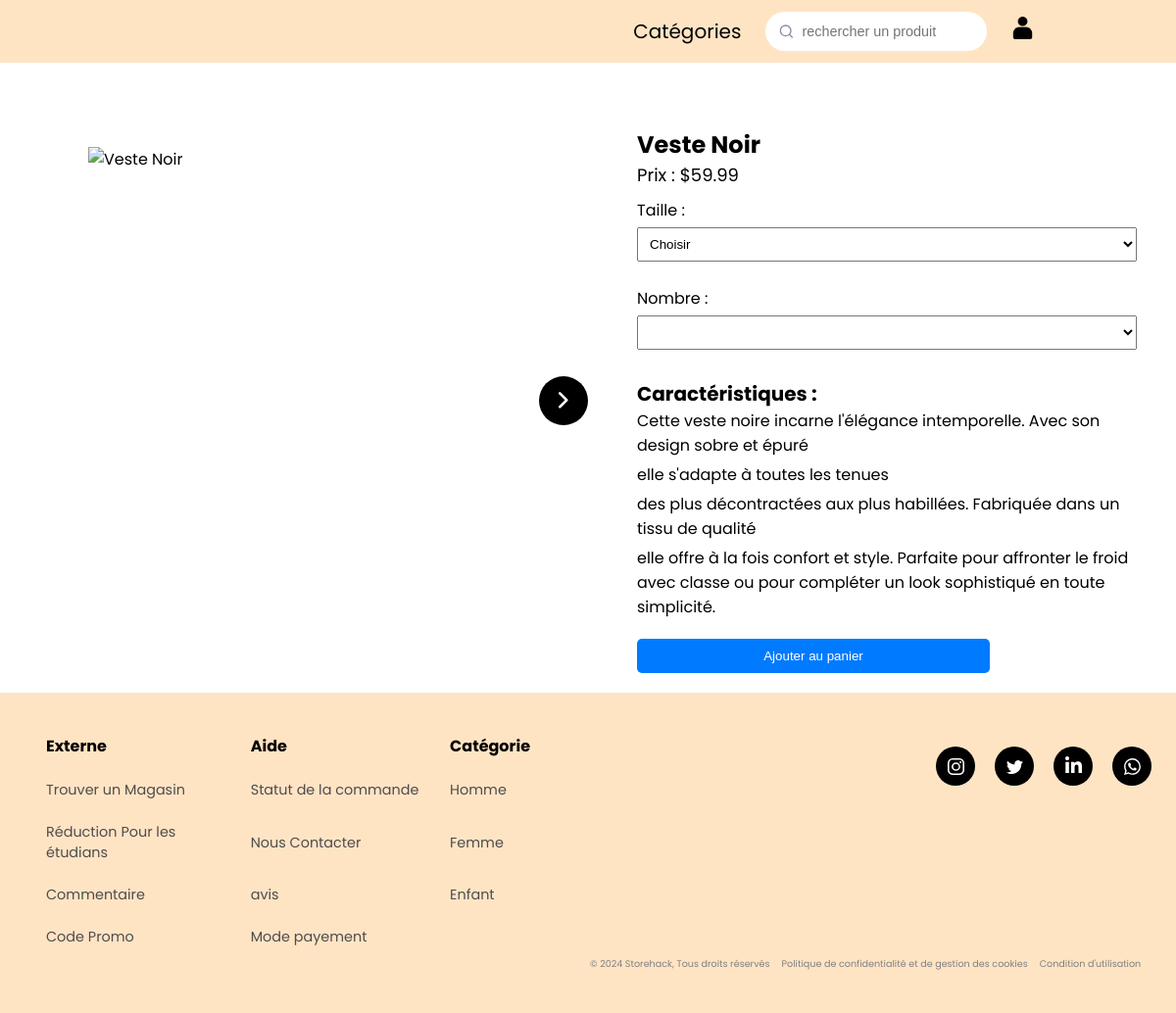
The app's page /description.php?id=5, older data.
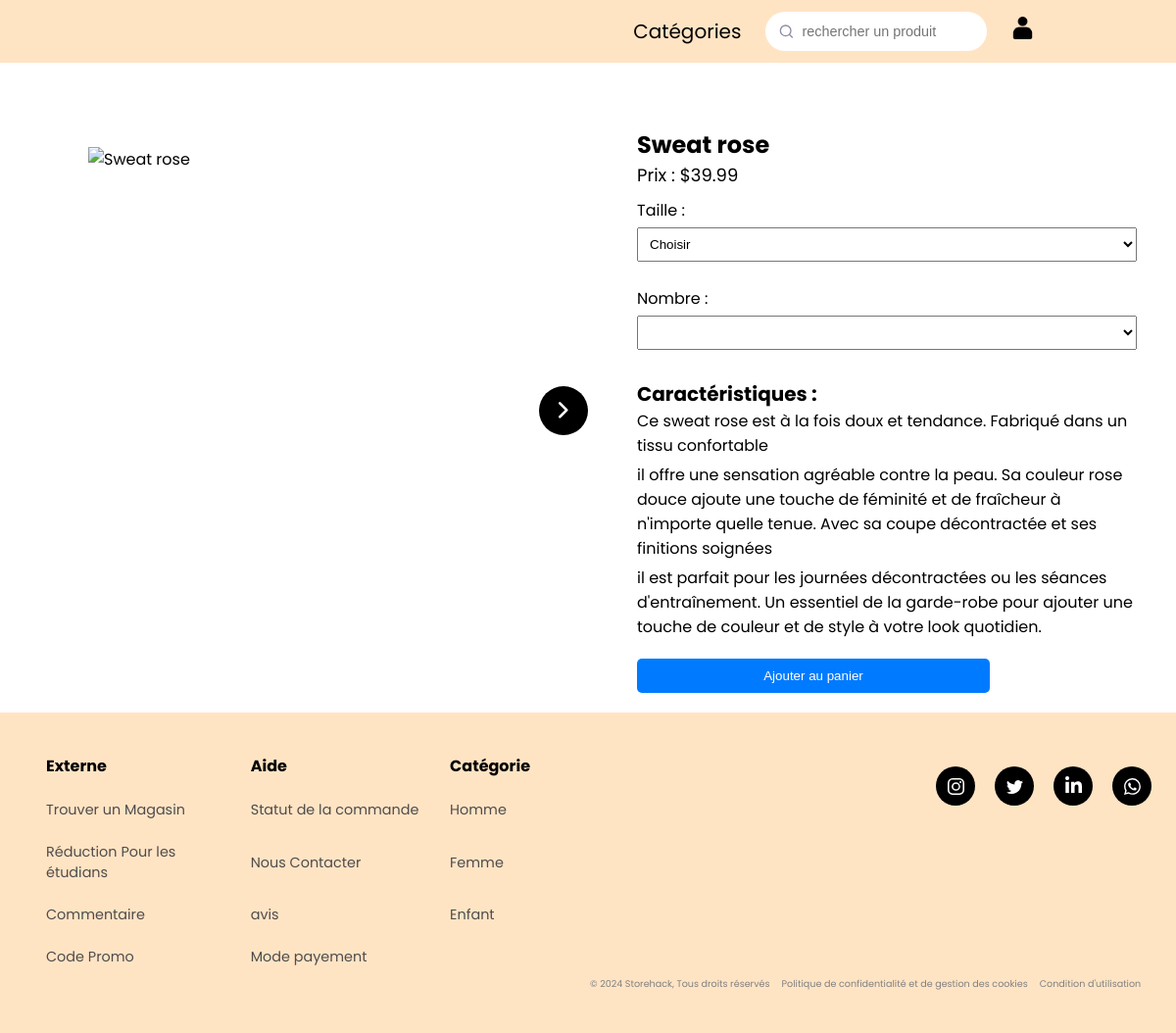
The same page, newer data.
### tables this page shows
CREATE TABLE Produit (
    ID_produit INT AUTO_INCREMENT PRIMARY KEY,
    Nom VARCHAR(255),
    Description TEXT,
    Prix DECIMAL(10, 2),
    Promotion VARCHAR(3),
    Sexe VARCHAR(255),
    
    nb_image INT,
    Mail VARCHAR(50),
    FOREIGN KEY (Mail) REFERENCES Utilisateur(Mail)
);

### description.php (the view, shortened to what this page needs)
<!DOCTYPE html>
<html lang="en">
<head>
    <link rel="stylesheet" href="css/description.css">
    <link rel="stylesheet" href="css/nav-bar.css">
    <link rel="stylesheet" href="css/carroussel.css">
</head>
<body>
<?php
include "includes/header.php"
?>
<?php
include('php/login.php');
if(isset($_GET['id'])) {
    $id_produit = $_GET['id'];
    $query = "SELECT * FROM Produit WHERE ID_produit = :id_produit";
    $stmt = $pdo->prepare($query);
    $stmt->bindParam(':id_produit', $id_produit, PDO::PARAM_INT);
    $stmt->execute();
    $produit = $stmt->fetch(PDO::FETCH_ASSOC);
    if($produit) {
        $nom_produit = $produit['Nom'];
        $prix_produit = $produit['Prix'];
        $caracteristiques = explode(',', $produit['Description']);
        $imagePath = "image/image/" . $id_produit . "/0.jpg";
    } else {
        header('Location: erreur.php');
        exit();
    }
} else {
    header('Location: erreur.php');
    exit();
}
?>
<main class="product-main">
    <div class="product-image carroussel" >
        <img id="add_img" src="<?php echo $imagePath; ?>" alt="<?php echo $nom_produit; ?>">
        <button id="ap-carroussel" class="boutton-defilement material-symbols-rounded">chevron_right</button>
    </div>
    <div class="product-details">
        <h1><?php echo $nom_produit; ?></h1>
        <p>Prix : $<?php echo $prix_produit; ?></p>
        <form action="#" method="post" id="monFormulaire">
        <label for="size">Taille :</label>
        <select id="monSelect" name="taille" >
            <option value="0" selected>Choisir</option>
        </select>
        </form>
        <form action="#" method="post">
        <label for="size">Nombre :</label>
        <select id="quantite" name="quantite">
        </select>
        <h2>Caractéristiques :</h2>
        <ul>
            <?php foreach($caracteristiques as $caracteristique) : ?>
                <li><?php echo $caracteristique; ?></li>
            <?php endforeach; ?>
        </ul>
            <button type="submit" name="ajouterproduit" value="<?php echo $_GET['id']; ?>">Ajouter au panier</button>
        </form>
    </div>
</main>
<?php
include "includes/footer.php"
?>
</body>
</html>

### includes/header.php (shortened to what this page needs)
<header>
    <nav class="navbar">
        <div class="nav-links">
            <ul class="standard-ul ma-liste">
                <li class="deroulant nav-li marge-li"><a href="#" id="cat">Catégories</a>
                </li>
                <li class="form">
                    <button id="submitButton">
                        <svg width="17" height="16" fill="none" xmlns="http://www.w3.org/2000/svg" role="img" aria-labelledby="search">
                            <path d="M7.667 12.667A5.333 5.333 0 107.667 2a5.333 5.333 0 000 10.667zM14.334 14l-2.9-2.9" stroke="currentColor" stroke-width="1.333" stroke-linecap="round" stroke-linejoin="round"></path>
                        </svg>
                    </button>
                    <input class="input" id="textInput" placeholder="rechercher un produit" required="" type="text">
                </li>
                <?php if (isset($_SESSION['Mail']))
                {
                    if ($_SESSION['Type_utilisateur'] === "admin")
                    {
                        echo "
                        <li class=\"nav-li marge-li \"><a href=\"panier.php\"><img class='icone' src=\"assets/icon/panier.png\" id=\"panier\" alt=\"\"></a></li>
                        <li class=\"nav-li marge-li \"><a href=\"article_en_vente.php\"><img class='icone' src=\"assets/icon/coeur.png\" id=\"coeur\" alt=\"\"></a></li>
                        <li class=\"nav-li marge-li \"><a href=\"admin.php\"><img class='icone' src=\"assets/icon/user.png\" id=\"user\" alt=\"\"></a></li>
                        <li class=\"nav-li marge-li \"><a href=\"php/logout.php\"><img class='icone' src=\"assets/icon/logout.png\" id=\"user\" alt=\"\"></a></li>
                        "
                    ;}
                    elseif ($_SESSION['Type_utilisateur'] === "client")
                    {
                        echo "
                        <li class=\"nav-li marge-li \"><a href=\"panier.php\"><img class='icone' src=\"assets/icon/panier.png\" id=\"panier\" alt=\"\"></a></li>
                        <li class=\"nav-li marge-li \"><a href=\"utilisateur.php\"><img class='icone' src=\"assets/icon/user.png\" id=\"user\" alt=\"\"></a></li>
                        <li class=\"nav-li marge-li \"><a href=\"php/logout.php\"><img class='icone' src=\"assets/icon/logout.png\" id=\"user\" alt=\"\"></a></li>
                        "
                    ;}
                }
                else echo "
                <li class=\"nav-li marge-li \"><a href=\"connexion.php\"><img class='icone' src=\"assets/icon/user.png\" id=\"user\" alt=\"\"></a></li>
                ";?>
            </ul>
        </div>
    </nav>
</header>

### includes/footer.php (shortened to what this page needs)
<footer>
    <div class="footer-container">
        <div class="category">
            <div class="social">
                <div class="card">
                    <a class="socialContainer containerOne" href="#">
                    </a>
                    <a class="socialContainer containerTwo" href="#">
                        </a>
                    <a class="socialContainer containerThree" href="#">
                    </a>
                    <a class="socialContainer containerFour" href="#">
                    </a>
                </div>
            </div>
            <table class="flooter">
                <tr>
                    <td class="aled tdpournavbarre"><p style="font-size: 1rem;     font-weight: bold;" >Externe</p></td>
                    <td class="aled tdpournavbarre"><p style="font-size: 1rem;     font-weight: bold; ">Aide</p></td>
                    <td class="aled tdpournavbarre"><p style="font-size: 1rem;     font-weight: bold; ">Catégorie</p></td>
                </tr>
                <tr>
                    <td class="aled tdpournavbarre"><a class="liensfooter" href=" ">Trouver un Magasin</a></td>
                    <td class="aled tdpournavbarre"><a class="liensfooter" href=" ">Statut de la commande</a></td>
                    <td class="aled tdpournavbarre"><a class="liensfooter" href="recherche.php?mot_recherche=<?= urlencode('homme unisex') ?>">Homme</a></td>
                </tr>
                <tr>
                    <td class="aled tdpournavbarre"><a class="liensfooter" href=" ">Réduction Pour les étudians</a></td>
                    <td class="aled tdpournavbarre"><a class="liensfooter" href=" ">Nous Contacter</a></td>
                    <td class="aled tdpournavbarre"><a class="liensfooter" href="recherche.php?mot_recherche=<?= urlencode('femme unisex') ?>">Femme</a></td>
                </tr>
                <tr>
                    <td class="aled tdpournavbarre"><a class="liensfooter" href=" ">Commentaire</a></td>
                    <td class="aled tdpournavbarre"><a class="liensfooter" href=" ">avis</a></td>
                    <td class="aled tdpournavbarre"><a class="liensfooter" href="recherche.php?mot_recherche=<?= urlencode('enfant') ?>">Enfant</a></td>
                </tr>
                <tr>
                    <td class="aled tdpournavbarre"><a class="liensfooter" href=" ">Code Promo</a></td>
                    <td class="aled tdpournavbarre"><a class="liensfooter" href=" ">Mode payement</a></td>
                    <td>
                        <div class="crédit">
                            <table>
                                <tr>
                                    <td class="tdpournavbarre"><a class="crédit_texte ">© 2024 Storehack,  Tous droits réservés</a></td>
                                    <td class="tdpournavbarre"><a class="crédit_texte " href="">Politique de confidentialité et de gestion des cookies</a></td>
                                    <td class="tdpournavbarre"><a class="crédit_texte " href="">Condition d'utilisation</a></td>
                                </tr>
                            </table>
                        </div>
                    </td>
                </tr>
            </table>
            <br>
        </div>
    </div>
</footer>

### css/description.css (style rules this page uses)
.product-main { display: flex; }
.product-image { flex: 1; }
.product-image img { max-width: 35vw; max-height: 73vh; position: relative; margin: 20px; }
.product-details { flex: 1; padding: 0 20px; }
.product-details h1 { font-size: 24px; margin-top: 0; }
.product-details p { font-size: 18px; }
.product-details label { display: block; margin-top: 10px; }
.product-details select { width: 100%; padding: 8px; margin-top: 5px; margin-bottom: 15px; }
.product-details h2 { font-size: 20px; margin-top: 15px; }
.product-details ul { list-style-type: none; padding: 0; }
.product-details li { margin-bottom: 5px; }
.product-details button { display: block; width: 30vw; padding: 10px; background-color: #007bff; color: #fff; border: none; border-radius: 5px; cursor: pointer; margin-top: 20px; }
main { max-width: 100%; margin-top: 50px; padding: 20px; }

### css/nav-bar.css (style rules this page uses)
* { margin: 0; padding: 0; text-decoration: none; list-style: none; }
html { scrollbar-width: none; overflow-x: hidden; }
body { font-family: 'Poppins', sans-serif; }
header { height: 7.5vh; width: 100%; background-color: white; background-size: cover; }
.navbar { position: fixed; padding: 1vh 10vw; display: flex block; background-color: bisque; justify-content: space-between; align-items: center; width: 100%; box-sizing: border-box; z-index: 999; transition: padding 0.3s; }
.navbar a { color: black; }
.icone { width: 23px; height: 23px; }
.navbar .nav-links .standard-ul { display: flex; }
.navbar .nav-links ul .marge-li { margin: 0 25px; }
.deroulant { font-size: 20px; }
.nav-li { display: flex; align-items: center; }
footer { background-color: bisque; color: black; padding: 30px; text-align: center; position: relative; left: 0; bottom: 0; }
.crédit { position: absolute; width: 50vw; right: 0; }
.crédit_texte { font-size: 0.6rem; text-decoration: none; color: gray; margin-right: 10px; }
.flooter { padding-left: 0%; width: 90%; }
.tdpournavbarre { padding: 10px 0; text-align: left; }
.aled { font-size: 0.9rem; padding-left: 15px; width: 50% !important; }
.category { width: 50%; }
.form button { border: none; background: none; color: #8b8ba7; }
.form { --timing: 0.3s; --width-of-input: 200px; --height-of-input: 40px; --border-height: 2px; --input-bg: #fff; --border-color: black; --border-radius: 30px; --after-border-radius: 1px; position: relative; width: var(--width-of-input); height: var(--height-of-input); display: flex; align-items: center; padding-inline: 0.8em; border-radius: var(--border-radius); transition: border-radius 0.5s ease; background: var(--input-bg,#fff); }
.input { font-size: 0.9rem; background-color: transparent; width: 100%; height: 100%; padding-inline: 0.5em; padding-block: 0.7em; border: none; }
.form:before { content: ""; position: absolute; background: var(--border-color); transform: scaleX(0); transform-origin: center; width: 100%; height: var(--border-height); left: 0; bottom: 0; border-radius: 1px; transition: transform var(--timing) ease; }
.form svg { width: 17px; margin-top: 3px; }
.social { position: absolute; right: 0; }
.card { width: fit-content; height: fit-content; display: flex; align-items: center; justify-content: center; padding: 25px 25px; gap: 20px; }
.socialContainer { width: 40px; height: 40px; border-radius: 50%; background-color: rgb(0, 0, 0); display: flex; align-items: center; justify-content: center; overflow: hidden; transition-duration: .3s; }
.socialSvg { width: 17px; }
.liensfooter { text-decoration: none; color: rgb(79, 76, 76); }
.footer-container { display: flex; width: 100%; }

### css/carroussel.css (style rules this page uses)
.carroussel { position: relative; margin-left: 50px; margin-right: 50px; }
.carroussel .boutton-defilement { position: absolute; height: 50px; width: 50px; top: 50%; color: #fff; border: none; outline: none; background: #000; font-size: 2.2rem; cursor: pointer; border-radius: 50%; transform: translateY(-50%); }
.carroussel .boutton-defilement#ap-carroussel { right: -20px; }

Row changes from the older to the newer data that the page shows:
changed produit: Nom "Veste Noir" → "Sweat rose"; Prix "59.99" → "39.99"
Text that changed along with them:
new list line: "Ce sweat rose est à la fois doux et tendance. Fabriqué dans un tissu confortable"
new list line: "il offre une sensation agréable contre la peau. Sa couleur rose douce ajoute une touche de féminité et de fraîcheur à n'importe quelle tenue. Avec sa coupe décontractée et ses finitions soignées"
new list line: "il est parfait pour les journées décontractées ou les séances d'entraînement. Un essentiel de la garde-robe pour ajouter une touche de couleur et de style à votre look quotidien."
list line gone: "Cette veste noire incarne l'élégance intemporelle. Avec son design sobre et épuré"
list line gone: "elle s'adapte à toutes les tenues"
list line gone: "des plus décontractées aux plus habillées. Fabriquée dans un tissu de qualité"
list line gone: "elle offre à la fois confort et style. Parfaite pour affronter le froid avec classe ou pour compléter un look sophistiqué en toute simplicité."
